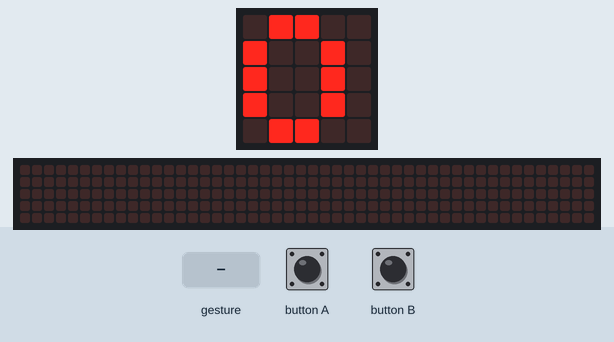
This program was run on a simulated BBC micro:bit (MakeCode). On the bench: the board's 5×5 LED display, a strip that is not on the board, showing the scrolling text unrolled. The inputs (shaded band) are chosen by the test bench. A tilt is held for 1.5 s and a shake lasts 1 s, then the board lies face up again; the 48×5 strip is a reading aid, not a part: it shows the text the display is scrolling, unrolled, one strip-width of it at a time.

Above: at 1.9 s.
2.0 s: button A pressed for 0.15 s
At 2.22 s:
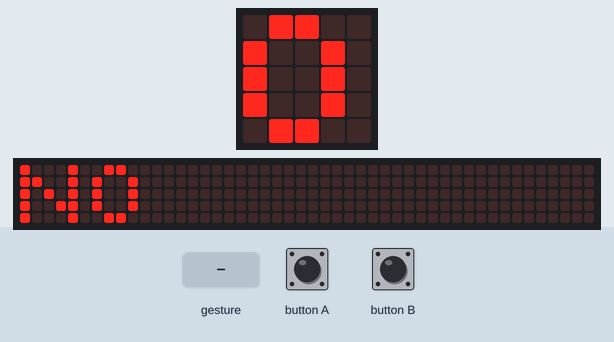
2.7 s: gesture 'shake'
At 2.97 s:
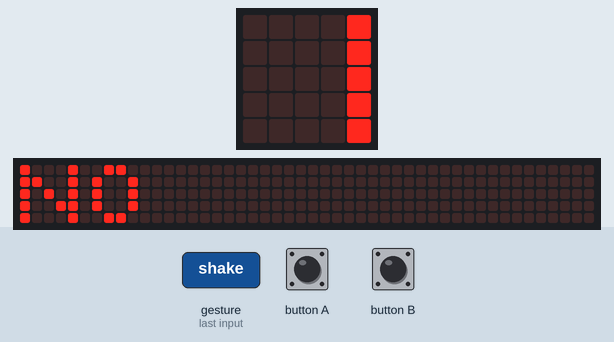
4.8 s: button B pressed for 0.15 s
At 5.9 s:
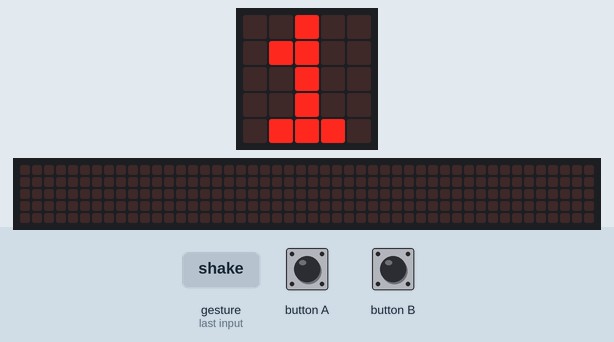
6.4 s: button A pressed for 0.15 s
At 7.1 s:
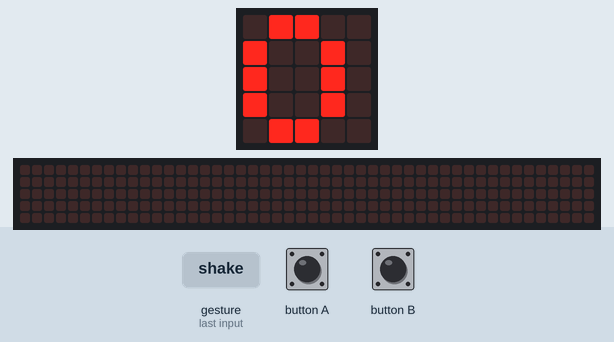
8.0 s: button A pressed for 0.15 s
At 11.5 s:
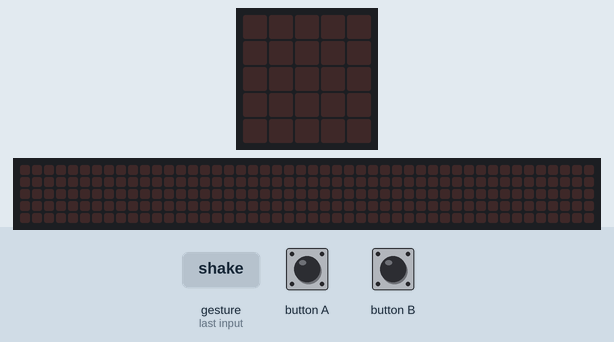
Timing chart, 0 to 12.7 s (numbered marks = the images above; inputs shaded):
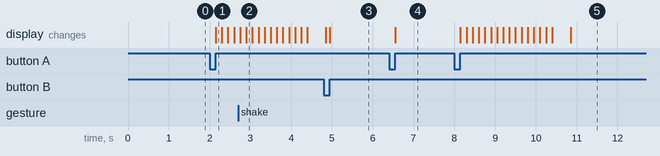

The program:

main.ts
```typescript
input.onButtonPressed(Button.A, function () {
    counter = counter + -1
    if (counter < 0) {
        basic.showString("NO")
        counter = 0
    } else {
        basic.showString("" + counter)
    }
})
input.onGesture(Gesture.Shake, function () {
    basic.clearScreen()
})
input.onButtonPressed(Button.B, function () {
    counter = counter + 1
    basic.showString("" + counter)
})
let counter = 0
basic.showString("" + counter)
counter = 0
```

test.ts
```typescript
// aquí va el archivo "tests"; esto no se compilará cuando este paquete se utilice como una extensión.
```

Measured:
- after the input at 2.0 s, the display: changes after 0.15 s (image 1)
- after the input at 2.7 s, the display: first differs from a run without the input after 0.20 s (image 2)
- after the input at 4.8 s, the display: first differs from a run without the input after 0.15 s (image 3)
- after the input at 6.4 s, the display: changes after 0.15 s (image 4)
- after the input at 8.0 s, the display: first changes after 0.15 s (image 5 shows a later state)
